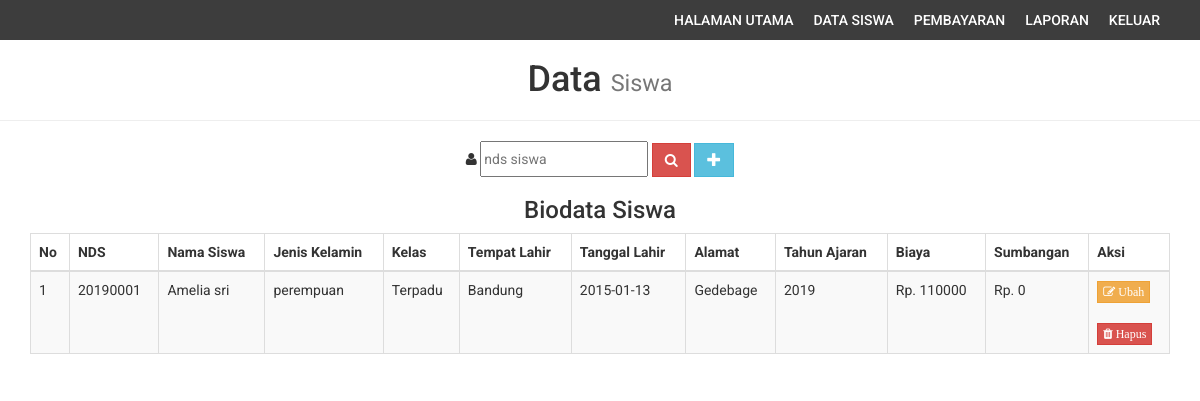
/viewdata.php?nds=20190001 (signed in), run on the app's committed database.
### tables this page shows
CREATE TABLE `siswa` (
  `idsiswa` int(11) NOT NULL,
  `nds` varchar(8) DEFAULT NULL,
  `namasiswa` varchar(30) DEFAULT NULL,
  `jeniskelamin` varchar(10) NOT NULL,
  `kelas` varchar(10) DEFAULT NULL,
  `tahunajaran` varchar(10) NOT NULL,
  `biaya` int(20) DEFAULT NULL,
  `sumbangan` int(20) NOT NULL,
  `tempat` varchar(20) NOT NULL,
  `ttl` date NOT NULL,
  `alamat` varchar(100) NOT NULL
);

### viewdata.php (the view, shortened to what this page needs)
<?php include "header.php"; ?>
<!DOCTYPE html>
<html>
<head>
	<link href="assets/css/bootstrap.css" rel="stylesheet" />
    <link href="assets/DataTables/datatables.min.css" rel="stylesheet" />
    <link href="assets/css/font-awesome.css" rel="stylesheet" />
    <link href="assets/css/style.css" rel="stylesheet" />
</head>
<body>
<h1 align="center">Data <small>Siswa</small></h1>
		<hr>
<div class="container" align="center">
	<form method="get" action="">
	<i class="fa fa-user icon"></i>
	<input type="text" name="nds" placeholder="nds siswa" autofocus/>
	<button  type="submit" class="btn btn-danger btn-l"
	name="cari" value="Cari Siswa"><i class="fa fa-search"></i> </button>
	<a class="btn btn-info btn-s" href="tambahsiswa.php"><i class="glyphicon glyphicon-plus"></i> </a>
	</form>
</div>
	<?php
if(isset($_GET['nds']) && $_GET['nds']!=''){
	$sqlSiswa = mysqli_query($koneksi, "SELECT * FROM siswa WHERE nds='$_GET[nds]'");
	$ds=mysqli_fetch_array($sqlSiswa);
?>
<div class="container" align="left">
	<h3 align="center">Biodata Siswa</h3>
<table class="table table-bordered table-striped">
	<thead>
		<tr>
			<th>No</th>
			<th>NDS</th>
			<th>Nama Siswa</th>
			<th>Jenis Kelamin</th>
			<th>Kelas</th>
			<th>Tempat Lahir</th>
			<th>Tanggal Lahir</th>
			<th>Alamat</th>
			<th>Tahun Ajaran</th>
			<th>Biaya</th>
			<th>Sumbangan</th>
			<th>Aksi</th>
		</tr>
	</thead>
	<tbody>
		<?php
		$sql = mysqli_query($koneksi,"select * from siswa WHERE idsiswa='$ds[idsiswa]'");
		$no=1;
		while($d=mysqli_fetch_array($sql)):?>
			<tr>
				<td><?= $no ?> </td>
				<td><?= $d['nds']?></td>
				<td><?= $d['namasiswa']?></td>
				<td><?= $d['jeniskelamin']?></td>
				<td><?= $d['kelas']?></td>
				<td><?= $d['tempat']?></td>
				<td><?= $d['ttl'] ?></td>
				<td><?= $d['alamat'] ?></td>
				<td><?= $d['tahunajaran'] ?></td>
				<td>Rp. <?= $d['biaya'] ?></td>
				<td>Rp. <?= $d['sumbangan'] ?></td>
				<td>
					<a class='btn btn-warning btn-xs' href='editsiswa.php?id=<?= $d['idsiswa']?>'><i class='fa  fa-edit'> Ubah</i> </a> <br><br>
					<a class='btn btn-danger btn-xs' onclick="javascript: return confirm('Anda yakin hapus ?')" href='hapussiswa.php?id=<?= $d['idsiswa']?>'><i class='fa  fa-trash'> Hapus</i></a>
				</td>
			</tr>
		<?php endwhile; $no++;?>
		</tbody>
	</table>
<?php
}
?>
</body>
</html>

### assets/css/style.css (style rules this page uses)
body { font-family: 'Roboto', sans-serif; line-height: 30px; }
.btn { border-radius: 0px; -webkit-border-radius: 0px; -moz-border-radius: 0px; }

### data on the page
siswa: no "1", nds "20190001", namasiswa "Amelia sri", jeniskelamin "perempuan", kelas "Terpadu", tempat "Bandung", ttl "2015-01-13", alamat "Gedebage", tahunajaran "2019", biaya "110000", sumbangan "0"
